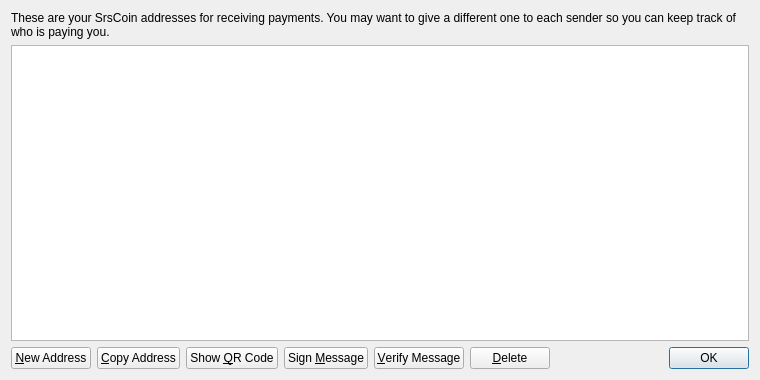
<?xml version="1.0" encoding="UTF-8"?>
<ui version="4.0">
 <class>AddressBookPage</class>
 <widget class="QWidget" name="AddressBookPage">
  <property name="geometry">
   <rect>
    <x>0</x>
    <y>0</y>
    <width>760</width>
    <height>380</height>
   </rect>
  </property>
  <property name="windowTitle">
   <string>Address Book</string>
  </property>
  <layout class="QVBoxLayout" name="verticalLayout">
   <item>
    <widget class="QLabel" name="labelExplanation">
     <property name="text">
      <string>These are your SrsCoin addresses for receiving payments. You may want to give a different one to each sender so you can keep track of who is paying you.</string>
     </property>
     <property name="textFormat">
      <enum>Qt::PlainText</enum>
     </property>
     <property name="wordWrap">
      <bool>true</bool>
     </property>
    </widget>
   </item>
   <item>
    <widget class="QTableView" name="tableView">
     <property name="contextMenuPolicy">
      <enum>Qt::CustomContextMenu</enum>
     </property>
     <property name="toolTip">
      <string>Double-click to edit address or label</string>
     </property>
     <property name="tabKeyNavigation">
      <bool>false</bool>
     </property>
     <property name="alternatingRowColors">
      <bool>true</bool>
     </property>
     <property name="selectionMode">
      <enum>QAbstractItemView::SingleSelection</enum>
     </property>
     <property name="selectionBehavior">
      <enum>QAbstractItemView::SelectRows</enum>
     </property>
     <property name="sortingEnabled">
      <bool>true</bool>
     </property>
     <attribute name="verticalHeaderVisible">
      <bool>false</bool>
     </attribute>
    </widget>
   </item>
   <item>
    <layout class="QHBoxLayout" name="horizontalLayout">
     <item>
      <widget class="QPushButton" name="newAddressButton">
       <property name="toolTip">
        <string>Create a new address</string>
       </property>
       <property name="text">
        <string>&amp;New Address</string>
       </property>
       <property name="icon">
        <iconset resource="../bitcoin.qrc">
         <normaloff>:/icons/add</normaloff>:/icons/add</iconset>
       </property>
      </widget>
     </item>
     <item>
      <widget class="QPushButton" name="copyToClipboard">
       <property name="toolTip">
        <string>Copy the currently selected address to the system clipboard</string>
       </property>
       <property name="text">
        <string>&amp;Copy Address</string>
       </property>
       <property name="icon">
        <iconset resource="../bitcoin.qrc">
         <normaloff>:/icons/editcopy</normaloff>:/icons/editcopy</iconset>
       </property>
      </widget>
     </item>
     <item>
      <widget class="QPushButton" name="showQRCode">
       <property name="text">
        <string>Show &amp;QR Code</string>
       </property>
       <property name="icon">
        <iconset resource="../bitcoin.qrc">
         <normaloff>:/icons/qrcode</normaloff>:/icons/qrcode</iconset>
       </property>
      </widget>
     </item>
     <item>
      <widget class="QPushButton" name="signMessage">
       <property name="toolTip">
        <string>Sign a message to prove you own a SrsCoin address</string>
       </property>
       <property name="text">
        <string>Sign &amp;Message</string>
       </property>
       <property name="icon">
        <iconset resource="../bitcoin.qrc">
         <normaloff>:/icons/edit</normaloff>:/icons/edit</iconset>
       </property>
      </widget>
     </item>
     <item>
      <widget class="QPushButton" name="verifyMessage">
       <property name="toolTip">
        <string>Verify a message to ensure it was signed with a specified SrsCoin address</string>
       </property>
       <property name="text">
        <string>&amp;Verify Message</string>
       </property>
       <property name="icon">
        <iconset resource="../bitcoin.qrc">
         <normaloff>:/icons/transaction_0</normaloff>:/icons/transaction_0</iconset>
       </property>
      </widget>
     </item>
     <item>
      <widget class="QPushButton" name="deleteButton">
       <property name="toolTip">
        <string>Delete the currently selected address from the list</string>
       </property>
       <property name="text">
        <string>&amp;Delete</string>
       </property>
       <property name="icon">
        <iconset resource="../bitcoin.qrc">
         <normaloff>:/icons/remove</normaloff>:/icons/remove</iconset>
       </property>
      </widget>
     </item>
     <item>
      <spacer name="horizontalSpacer">
       <property name="orientation">
        <enum>Qt::Horizontal</enum>
       </property>
       <property name="sizeHint" stdset="0">
        <size>
         <width>40</width>
         <height>20</height>
        </size>
       </property>
      </spacer>
     </item>
     <item>
      <widget class="QDialogButtonBox" name="buttonBox">
       <property name="sizePolicy">
        <sizepolicy hsizetype="Maximum" vsizetype="Fixed">
         <horstretch>0</horstretch>
         <verstretch>0</verstretch>
        </sizepolicy>
       </property>
       <property name="standardButtons">
        <set>QDialogButtonBox::Ok</set>
       </property>
      </widget>
     </item>
    </layout>
   </item>
  </layout>
 </widget>
 <resources>
  <include location="../bitcoin.qrc"/>
 </resources>
 <connections/>
</ui>
